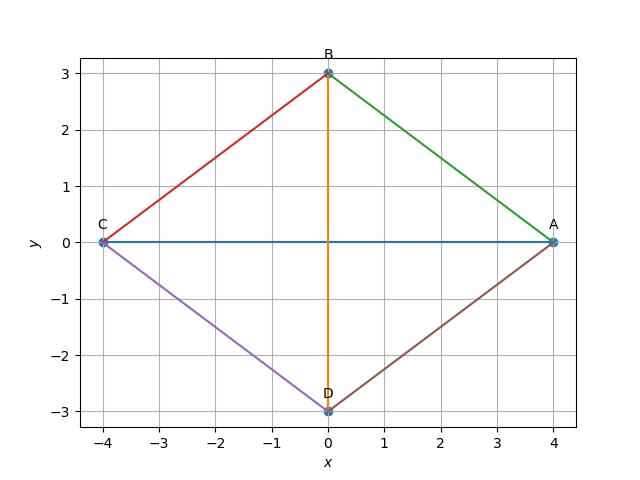

Python code for this plot:
import numpy as np
import matplotlib.pyplot as plt
import matplotlib
import subprocess
import shlex
import warnings
warnings.simplefilter(action='ignore', category=FutureWarning)


def rhmbs_vertices(d1,d2):
    A = np.array([d1/2,0])
    B = np.array([0,d2/2])
    C = np.array([-d1/2,0])
    D = np.array([0,-d2/2])
    return A,B,C,D


def line_gen(A,B):
    len = 10
    dim = A.shape[0]
    x_AB = np.zeros((dim,len))
    lam_1 = np.linspace(0,1,len)
    for i in range(len):
        temp1 = A + lam_1[i]*(B-A)
        x_AB[:,i] = temp1.T
    return x_AB

#Rhombus can be constructed using two diagonal lengths;
d1 = 8
d2 = 6
[A,B,C,D] = rhmbs_vertices(d1,d2)
#line generation
x_AB = line_gen(A,B)
x_BC = line_gen(B,C)
x_CD = line_gen(C,D)
x_DA = line_gen(D,A)
x_AC = line_gen(A,C)
x_BD = line_gen(B,D)

plt.plot(x_AC[0,:],x_AC[1,:],label='$AC$')
plt.plot(x_BD[0,:],x_BD[1,:],label='$BD$')
plt.plot(x_AB[0,:],x_AB[1,:],label='$AB$')
plt.plot(x_BC[0,:],x_BC[1,:],label='$BC$')
plt.plot(x_CD[0,:],x_CD[1,:],label='$CD$')
plt.plot(x_DA[0,:],x_DA[1,:],label='$DA$')


rhm_vert = np.vstack((A,B,C,D)).T
plt.scatter(rhm_vert[0,:],rhm_vert[1,:])
vert_labels = ['A','B','C','D']

for i, txt in enumerate(vert_labels):
    plt.annotate(txt,
            (rhm_vert[0,i], rhm_vert[1,i]),
            textcoords = 'offset points',
            xytext = (0,10),
            ha='center')


plt.xlabel('$x$')                    
plt.ylabel('$y$')
#plt.legend(loc='best')
plt.grid()
plt.axis('equal')
plt.savefig('/sdcard/Download/Matrices/line/rhombus.png')














